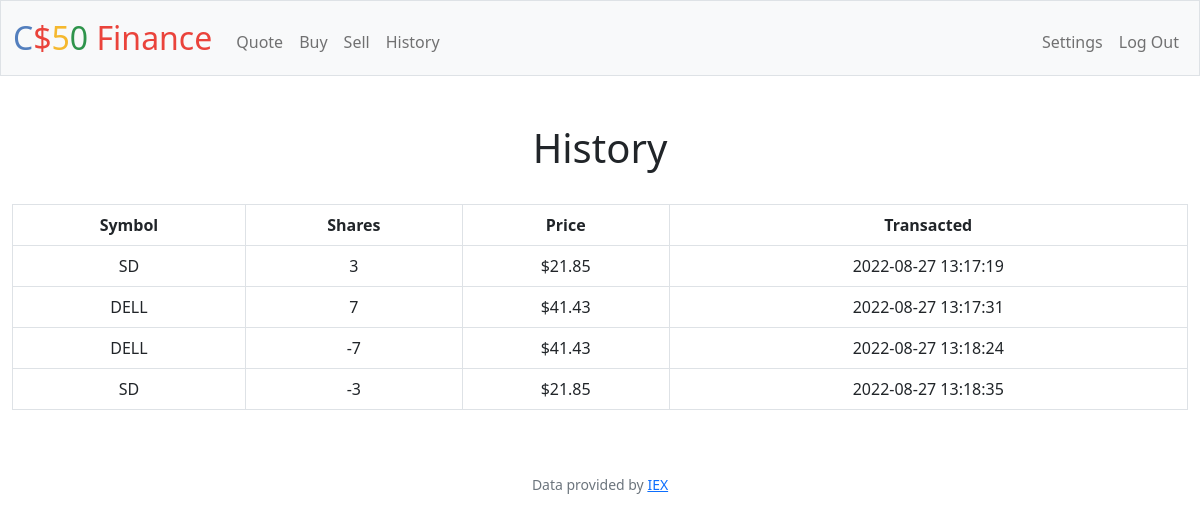
The app's page /history (signed in) with its own data.
### tables this page shows
CREATE TABLE transactions (
    id INTEGER PRIMARY KEY NOT NULL,
    user_id INTEGER NOT NULL,
    stock_id INTEGER NOT NULL,
    shares INTEGER NOT NULL,
    price REAL NOT NULL,
    time TEXT NOT NULL,
    FOREIGN KEY(user_id) REFERENCES users(id),
    FOREIGN KEY(stock_id) REFERENCES stocks(id)
);

CREATE TABLE stocks (
    id INTEGER PRIMARY KEY NOT NULL,
    symbol TEXT NOT NULL UNIQUE,
    name TEXT NOT NULL UNIQUE
);

### app.py (the view)
@app.route("/history")
@login_required
def history():
    transactions = db.execute(""" SELECT stocks.symbol, transactions.shares, transactions.price, transactions.time
        FROM transactions LEFT JOIN stocks ON transactions.stock_id = stocks.id WHERE user_id = ?""",
                              session["user_id"])
    return render_template("history.html", transactions=transactions)

### app.py (called while the page is built)
@app.after_request
def after_request(response):
    response.headers["Cache-Control"] = "no-cache, no-store, must-revalidate"
    response.headers["Expires"] = 0
    response.headers["Pragma"] = "no-cache"
    return response

### helpers.py (called while the page is built)
def login_required(f):
    @wraps(f)
    def decorated_function(*args, **kwargs):
        if session.get("user_id") is None:
            return redirect("/login")
        return f(*args, **kwargs)
    return decorated_function

def usd(value):
    return f"${value:,.2f}"

### templates/history.html (shortened to what this page needs)
{% extends "layout.html" %}
{% block main %}
    <h1>History</h1><br>
    <table class="table table-bordered table-hover">
        {% if transactions|length > 0 %}
            <tr>
                <th>Symbol</th>
                <th>Shares</th>
                <th>Price</th>
                <th>Transacted</th>
            </tr>
            {% for t in transactions %}
                <tr>
                    <td>{{ t["symbol"]  }}</td>
                    <td>{{ t["shares"] }}</td>
                    <td>{{ t["price"] | usd }}</td>
                    <td>{{ t["time"] }}</td>
                </tr>
            {% endfor %}
        {% else %}
        <tr>
            <td colspan="100%">You have not made any transactions yet.</td>
        </tr>
        {% endif %}
    </table>
{% endblock %}

### templates/layout.html (shortened to what this page needs)
<!DOCTYPE html>
<html lang="en">
    <head>
        <link href="https://cdn.jsdelivr.net/npm/bootstrap@5.1.3/dist/css/bootstrap.min.css" rel="stylesheet">
        <link href="/static/styles.css" rel="stylesheet">
    </head>
    <body>
        <nav class="bg-light border navbar navbar-expand-md navbar-light">
            <div class="container-fluid">
                <a class="navbar-brand" href="/"><span class="blue">C</span><span class="red">$</span><span class="yellow">5</span><span class="green">0</span> <span class="red">Finance</span></a>
                <div class="collapse navbar-collapse" id="navbar">
                    {% if session["user_id"] %}
                        <ul class="navbar-nav me-auto mt-2">
                            <li class="nav-item"><a class="nav-link" href="/quote">Quote</a></li>
                            <li class="nav-item"><a class="nav-link" href="/buy">Buy</a></li>
                            <li class="nav-item"><a class="nav-link" href="/sell">Sell</a></li>
                            <li class="nav-item"><a class="nav-link" href="/history">History</a></li>
                        </ul>
                        <ul class="navbar-nav ms-auto mt-2">
                            <li class="nav-item"><a class="nav-link" href="/settings">Settings</a></li>
                            <li class="nav-item"><a class="nav-link" href="/logout">Log Out</a></li>
                        </ul>
                    {% else %}
                        <ul class="navbar-nav ms-auto mt-2">
                            <li class="nav-item"><a class="nav-link" href="/register">Register</a></li>
                            <li class="nav-item"><a class="nav-link" href="/login">Log In</a></li>
                        </ul>
                    {% endif %}
                </div>
            </div>
        </nav>
        <main class="container-fluid py-5 text-center">
            {% block main %}{% endblock %}
        </main>
        <footer class="mb-5 small text-center text-muted">
            Data provided by <a href="https://iexcloud.io/">IEX</a>
        </footer>
    </body>
</html>

### static/styles.css (style rules this page uses)
nav .navbar-brand { font-size: xx-large; }
nav .navbar-brand .blue { color: #537fbe; }
nav .navbar-brand .red { color: #ea433b; }
nav .navbar-brand .yellow { color: #f5b82e; }
nav .navbar-brand .green { color: #2e944b; }

### records on screen
transactions: symbol "SD", shares "3", price "$21.85", time "2022-08-27 13:17:19"
transactions: symbol "DELL", shares "7", price "$41.43", time "2022-08-27 13:17:31"
transactions: symbol "DELL", shares "-7", price "$41.43", time "2022-08-27 13:18:24"
transactions: symbol "SD", shares "-3", price "$21.85", time "2022-08-27 13:18:35"
